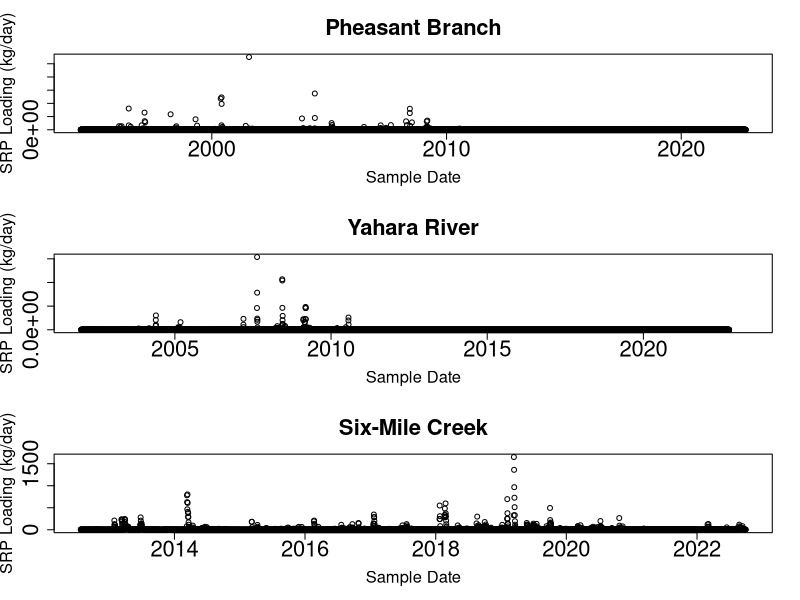

This figure's R source: (Note: this script raises an error after producing the figure.)
## ---- chunk 1
library(dplyr) #needed for transforming data
library(lubridate) #needed for date conversion functions
library(ggplot2) #needed for plotting
## ---- chunk 2
PB_SRP_flow<- read.csv(file="Cleaned_data/Inflow_PheasantBranch_SRP.csv")
YR_SRP_flow<- read.csv(file="Cleaned_data/YaharaRiver_DissP_combined.csv")
SMC_SRP_flow<- read.csv(file="Cleaned_data/Inflow_SixMileCreek_SRP.csv")
## ---- chunk 3
lb_kg= 0.453592/1 #conversion factor from lb to kg (1lb = 0.453592 kg)
cf_L= 1/0.0353147 #conversion factor from ft^3 to L (1 ft^2 = 28.3168 L)
sec_day= 86400/1 #conversion factor from sec to day (86400 sec = 1 day)
mg_kg= 1/1000000 #conversion factor from mg to kg (1,000,000 mg = 1 kg)
## ---- chunk 4
PB_SRP_flow<- PB_SRP_flow %>%
  mutate(sampledate=as.Date(sampledate, origin="1899-12-30", format="%m/%d/%Y"),
         Q_cfs=Qout_cfs, #rename column for consistency across data frames
         Qout_cfs=NULL, #remove excess column
         SRP_kgday=(Q_cfs*SRP_mgL*cf_L*sec_day*mg_kg)
         ) %>%
  filter(Q_cfs>=0) #remove any records where there is a negative flow rate
YR_SRP_flow<- YR_SRP_flow %>%
  mutate(sampledate=as.Date(sampledate, origin="1899-12-30", format="%m/%d/%Y"),
         SRP_kgday=(Q_cfs*SRP_mgL*cf_L*sec_day*mg_kg)
         )%>%
  filter(Q_cfs>=0) #remove any records where there is a negative flow rate
SMC_SRP_flow<- SMC_SRP_flow %>%
  mutate(sampledate=as.Date(sampledate, origin="1899-12-30", format="%m/%d/%Y"),
         SRP_kgday=(Q_cfs*SRP_mgL*cf_L*sec_day*mg_kg)
         )%>%
  filter(Q_cfs>=0) #remove any records where there is a negative flow rate
## ---- chunk 5
PB_SRP_flow <- PB_SRP_flow %>%
  mutate(Inflow="Pheasant Branch") #add column with name of inflow
YR_SRP_flow <- YR_SRP_flow %>%
  mutate(Inflow="Yahara River") #add column with name of inflow
SMC_SRP_flow <- SMC_SRP_flow %>%
  mutate(Inflow="Six-mile Creek") #add column with name of inflow

Inflows_SRP<- merge(PB_SRP_flow, YR_SRP_flow, #merge two data frames
                all=TRUE) #keep all records for both data frames
Inflows_SRP<- merge(Inflows_SRP, SMC_SRP_flow, #merge two data frames
                all=TRUE) #keep all records for both data frames                
Inflows_SRP<- Inflows_SRP %>%
  mutate(Site_ID=NULL, #remove excess column
         Source_ID=NULL, #remove excess column
         daynum=as.integer(format(sampledate, format="%j")), #add column with 
         #daynum for filtering
         Yr=as.integer(format(sampledate, format="%Y")))
## ---- chunk 6
layout(matrix(c(1,2,3),3,1)) # optional 3 graphs/page
plot(PB_SRP_flow$sampledate, PB_SRP_flow$SRP_kgday, 
     xlab = "Sample Date", ylab = "SRP Loading (kg/day)", 
     main = "Pheasant Branch", cex.lab=1.5, cex.main=2, cex.axis=2)
plot(YR_SRP_flow$sampledate, YR_SRP_flow$SRP_kgday, 
     xlab = "Sample Date", ylab = "SRP Loading (kg/day)", 
     main = "Yahara River", cex.lab=1.5, cex.main=2, cex.axis=2)
plot(SMC_SRP_flow$sampledate, SMC_SRP_flow$SRP_kgday, 
     xlab = "Sample Date", ylab = "SRP Loading (kg/day)", 
     main = "Six-Mile Creek", cex.lab=1.5, cex.main=2, cex.axis=2)
par(mfrow=c(1,1))#returns graphing viewer to 1 plot per page

## ---- chunk 7
ggplot(data=Inflows_SRP, 
       aes(x=daynum, 
           y=SRP_kgday)) +
  geom_line()+
  facet_wrap(~Inflow) +
  theme_classic()+
  labs(y="Daily Soluble Reactive P loading (kg/day)",
       x="Day of Year",
      caption="White highlight indicates CyanoHAB season, 
      mid-July to mid-Sept.") +
  ylim(c(0, max(Inflows$TotP_lbday))) +
  annotate('rect', fill='gray60', alpha=.2, #creates a shadow box 
           xmin=-Inf, xmax=195, ymin=0, ymax=Inf) +#shadow box highlights 
#CyanoHAB season
  annotate('rect', fill='gray60', alpha=.2, #creates a shadow box 
           xmin=255, xmax=Inf, ymin=0, ymax=Inf)  #shadow box highlights 
#CyanoHAB season
